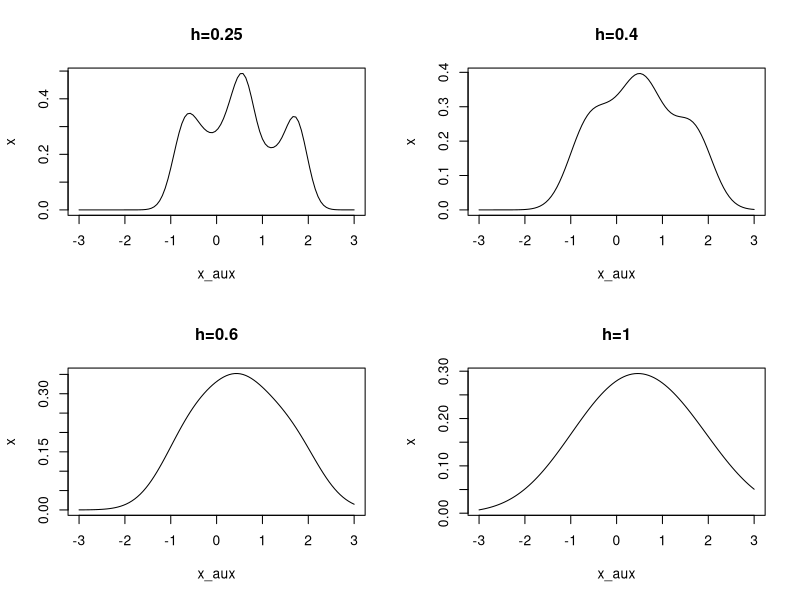

The R script that drew this image:
## ---- chunk 1
knitr::opts_chunk$set(echo = TRUE)
## ---- chunk 2

X=c(-0.77, -0.60, -0.25, 0.14, 0.45, 0.64, 0.65, 1.19, 1.71, 1.74)

kernel_gau=function(X,h,x){
  n=length(X)
  t=(x-X)/h
  w=(2*pi)^(-0.5)*exp(-0.5*t^2)  
  f=(1/n)*(1/h)*sum(w)
  return(f)
}

x_aux=seq(-3,3,length.out = 100)

x=numeric(100)
for( i in 1:100){
  x[i]=kernel_gau(X=X,h=0.25,x_aux[i])
}

par(mfrow=c(2,2))


plot(x_aux,x,type="l", main="h=0.25")

x=numeric(100)
for( i in 1:100){
  x[i]=kernel_gau(X=X,h=0.4,x_aux[i])
}

plot(x_aux,x,type="l", main="h=0.4")


x=numeric(100)
for( i in 1:100){
  x[i]=kernel_gau(X=X,h=0.6,x_aux[i])
}

plot(x_aux,x,type="l", main="h=0.6")


x=numeric(100)
for( i in 1:100){
  x[i]=kernel_gau(X=X,h=1,x_aux[i])
}

plot(x_aux,x,type="l", main="h=1")

